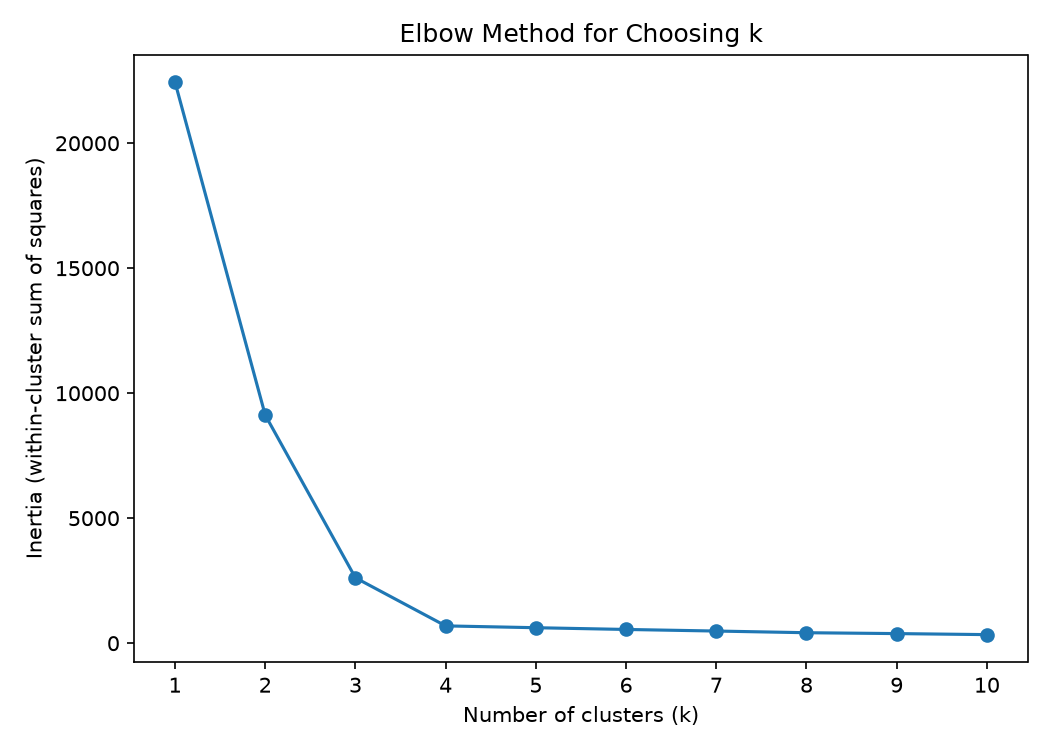

Generate this figure with Python:
"""
Week 6 Day 2 - Elbow Method
Test different K values and use the elbow plot to choose a suitable
number of clusters.
"""
import matplotlib.pyplot as plt
from sklearn.datasets import make_blobs
from sklearn.cluster import KMeans

# Data actually has 4 underlying groups, but the elbow method pretends we
# don't know that - it's exactly the question we're trying to answer.
X, _ = make_blobs(n_samples=300, centers=4, n_features=2, cluster_std=1.1, random_state=7)

k_values = range(1, 11)
inertias = []

for k in k_values:
    kmeans = KMeans(n_clusters=k, random_state=42, n_init=10)
    kmeans.fit(X)
    inertias.append(kmeans.inertia_)
    print(f"k={k:>2} | inertia={kmeans.inertia_:.2f}")

plt.figure(figsize=(7, 5))
plt.plot(list(k_values), inertias, marker="o")
plt.xlabel("Number of clusters (k)")
plt.ylabel("Inertia (within-cluster sum of squares)")
plt.title("Elbow Method for Choosing k")
plt.xticks(list(k_values))
plt.tight_layout()
plt.savefig("elbow_method_W6D2.png", dpi=150)
plt.show()

print(
    "\nHow to read it: inertia always drops as k increases (more clusters "
    "can only fit the data at least as well), but the drop is steep at "
    "first and then flattens out. The 'elbow' - where adding another "
    "cluster stops buying much improvement - is the suggested k. Here the "
    "drop clearly levels off around k=4, which matches how this data was "
    "actually generated."
)
